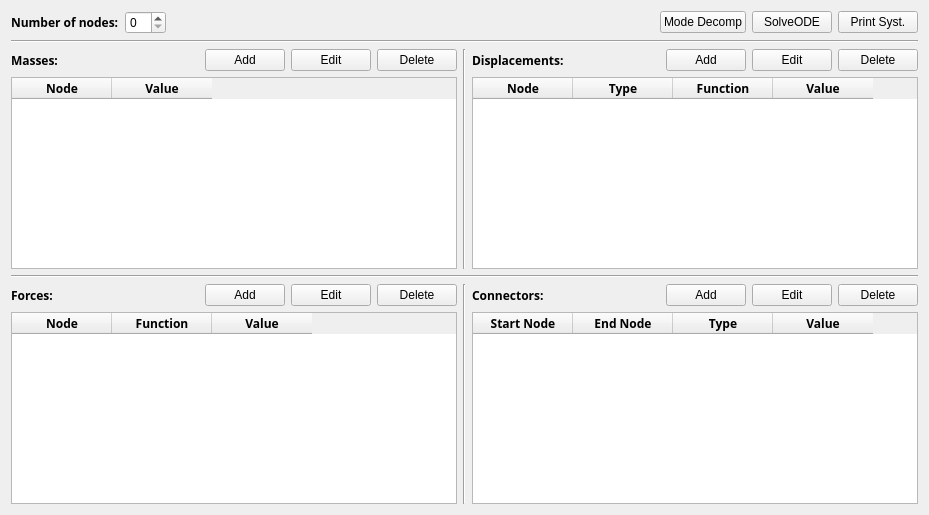
      <widget class="QWidget" name="tab">
       <attribute name="title">
        <string>System</string>
       </attribute>
       <layout class="QVBoxLayout" name="verticalLayout_7">
        <item>
         <layout class="QHBoxLayout" name="horizontalLayout_7">
          <item>
           <widget class="QLabel" name="label">
            <property name="font">
             <font>
              <family>Trebuchet MS</family>
              <weight>75</weight>
              <bold>true</bold>
             </font>
            </property>
            <property name="autoFillBackground">
             <bool>false</bool>
            </property>
            <property name="frameShadow">
             <enum>QFrame::Raised</enum>
            </property>
            <property name="text">
             <string>Number of nodes:</string>
            </property>
           </widget>
          </item>
          <item>
           <widget class="QSpinBox" name="nodes_spinBox">
            <property name="sizePolicy">
             <sizepolicy hsizetype="Minimum" vsizetype="Fixed">
              <horstretch>1</horstretch>
              <verstretch>0</verstretch>
             </sizepolicy>
            </property>
           </widget>
          </item>
          <item>
           <spacer name="horizontalSpacer_3">
            <property name="orientation">
             <enum>Qt::Horizontal</enum>
            </property>
            <property name="sizeHint" stdset="0">
             <size>
              <width>488</width>
              <height>20</height>
             </size>
            </property>
           </spacer>
          </item>
          <item>
           <widget class="QPushButton" name="modeDecomp">
            <property name="text">
             <string>Mode Decomp</string>
            </property>
           </widget>
          </item>
          <item>
           <widget class="QPushButton" name="testODE">
            <property name="text">
             <string>SolveODE</string>
            </property>
           </widget>
          </item>
          <item>
           <widget class="QPushButton" name="printSyst">
            <property name="text">
             <string>Print Syst.</string>
            </property>
           </widget>
          </item>
         </layout>
        </item>
        <item>
         <widget class="Line" name="line_4">
          <property name="orientation">
           <enum>Qt::Horizontal</enum>
          </property>
         </widget>
        </item>
        <item>
         <layout class="QVBoxLayout" name="verticalLayout_6">
          <item>
           <layout class="QHBoxLayout" name="horizontalLayout_4">
            <item>
             <layout class="QVBoxLayout" name="verticalLayout">
              <item>
               <layout class="QHBoxLayout" name="horizontalLayout_6">
                <item>
                 <widget class="QLabel" name="label_3">
                  <property name="font">
                   <font>
                    <family>Trebuchet MS</family>
                    <weight>75</weight>
                    <bold>true</bold>
                   </font>
                  </property>
                  <property name="frameShadow">
                   <enum>QFrame::Plain</enum>
                  </property>
                  <property name="text">
                   <string>Masses:</string>
                  </property>
                 </widget>
                </item>
                <item>
                 <spacer name="horizontalSpacer_4">
                  <property name="orientation">
                   <enum>Qt::Horizontal</enum>
                  </property>
                  <property name="sizeHint" stdset="0">
                   <size>
                    <width>28</width>
                    <height>20</height>
                   </size>
                  </property>
                 </spacer>
                </item>
                <item>
                 <widget class="QPushButton" name="MassAddButton">
                  <property name="text">
                   <string>Add</string>
                  </property>
                 </widget>
                </item>
                <item>
                 <widget class="QPushButton" name="MassEditButton">
                  <property name="focusPolicy">
                   <enum>Qt::NoFocus</enum>
                  </property>
                  <property name="text">
                   <string>Edit</string>
                  </property>
                 </widget>
                </item>
                <item>
                 <widget class="QPushButton" name="MassDeleteButton">
                  <property name="focusPolicy">
                   <enum>Qt::NoFocus</enum>
                  </property>
                  <property name="text">
                   <string>Delete</string>
                  </property>
                 </widget>
                </item>
               </layout>
              </item>
              <item>
               <widget class="QTableWidget" name="MassTable">
                <property name="sizePolicy">
                 <sizepolicy hsizetype="Expanding" vsizetype="Expanding">
                  <horstretch>0</horstretch>
                  <verstretch>0</verstretch>
                 </sizepolicy>
                </property>
                <property name="font">
                 <font>
                  <family>Sans Serif</family>
                  <pointsize>9</pointsize>
                  <weight>75</weight>
                  <bold>true</bold>
                 </font>
                </property>
                <attribute name="horizontalHeaderStretchLastSection">
                 <bool>false</bool>
                </attribute>
                <attribute name="verticalHeaderVisible">
                 <bool>false</bool>
                </attribute>
                <column>
                 <property name="text">
                  <string>Node</string>
                 </property>
                </column>
                <column>
                 <property name="text">
                  <string>Value</string>
                 </property>
                </column>
               </widget>
              </item>
             </layout>
            </item>
            <item>
             <widget class="Line" name="line">
              <property name="orientation">
               <enum>Qt::Vertical</enum>
              </property>
             </widget>
            </item>
            <item>
             <layout class="QVBoxLayout" name="verticalLayout_2">
              <item>
               <layout class="QHBoxLayout" name="horizontalLayout_3">
                <item>
                 <widget class="QLabel" name="label_4">
                  <property name="font">
                   <font>
                    <family>Trebuchet MS</family>
                    <weight>75</weight>
                    <bold>true</bold>
                   </font>
                  </property>
                  <property name="text">
                   <string>Displacements:</string>
                  </property>
                 </widget>
                </item>
                <item>
                 <spacer name="horizontalSpacer">
                  <property name="orientation">
                   <enum>Qt::Horizontal</enum>
                  </property>
                  <property name="sizeHint" stdset="0">
                   <size>
                    <width>40</width>
                    <height>20</height>
                   </size>
                  </property>
                 </spacer>
                </item>
                <item>
                 <widget class="QPushButton" name="DispAddButton">
                  <property name="text">
                   <string>Add</string>
                  </property>
                 </widget>
                </item>
                <item>
                 <widget class="QPushButton" name="DispEditButton">
                  <property name="focusPolicy">
                   <enum>Qt::NoFocus</enum>
                  </property>
                  <property name="text">
                   <string>Edit</string>
                  </property>
                 </widget>
                </item>
                <item>
                 <widget class="QPushButton" name="DispDelButton">
                  <property name="focusPolicy">
                   <enum>Qt::NoFocus</enum>
                  </property>
                  <property name="text">
                   <string>Delete</string>
                  </property>
                 </widget>
                </item>
               </layout>
              </item>
              <item>
               <widget class="QTableWidget" name="DispTable">
                <property name="font">
                 <font>
                  <family>Sans Serif</family>
                  <pointsize>9</pointsize>
                  <weight>75</weight>
                  <bold>true</bold>
                 </font>
                </property>
                <attribute name="verticalHeaderVisible">
                 <bool>false</bool>
                </attribute>
                <column>
                 <property name="text">
                  <string>Node</string>
                 </property>
                </column>
                <column>
                 <property name="text">
                  <string>Type</string>
                 </property>
                </column>
                <column>
                 <property name="text">
                  <string>Function</string>
                 </property>
                </column>
                <column>
                 <property name="text">
                  <string>Value</string>
                 </property>
                </column>
               </widget>
              </item>
             </layout>
            </item>
           </layout>
          </item>
          <item>
           <widget class="Line" name="line_3">
            <property name="orientation">
             <enum>Qt::Horizontal</enum>
            </property>
           </widget>
          </item>
          <item>
           <layout class="QHBoxLayout" name="horizontalLayout_5">
            <item>
             <layout class="QVBoxLayout" name="verticalLayout_4">
              <item>
               <layout class="QHBoxLayout" name="horizontalLayout">
                <item>
                 <widget class="QLabel" name="label_5">
                  <property name="font">
                   <font>
                    <family>Trebuchet MS</family>
                    <weight>75</weight>
                    <bold>true</bold>
                   </font>
                  </property>
                  <property name="frameShadow">
                   <enum>QFrame::Plain</enum>
                  </property>
                  <property name="text">
                   <string>Forces:</string>
                  </property>
                 </widget>
                </item>
                <item>
                 <spacer name="horizontalSpacer_5">
                  <property name="orientation">
                   <enum>Qt::Horizontal</enum>
                  </property>
                  <property name="sizeHint" stdset="0">
                   <size>
                    <width>40</width>
                    <height>20</height>
                   </size>
                  </property>
                 </spacer>
                </item>
                <item>
                 <widget class="QPushButton" name="ForceAddButton">
                  <property name="focusPolicy">
                   <enum>Qt::NoFocus</enum>
                  </property>
                  <property name="text">
                   <string>Add</string>
                  </property>
                 </widget>
                </item>
                <item>
                 <widget class="QPushButton" name="ForceEditButton">
                  <property name="focusPolicy">
                   <enum>Qt::NoFocus</enum>
                  </property>
                  <property name="text">
                   <string>Edit</string>
                  </property>
                 </widget>
                </item>
                <item>
                 <widget class="QPushButton" name="ForceDeleteButton">
                  <property name="focusPolicy">
                   <enum>Qt::NoFocus</enum>
                  </property>
                  <property name="text">
                   <string>Delete</string>
                  </property>
                 </widget>
                </item>
               </layout>
              </item>
              <item>
               <widget class="QTableWidget" name="ForceTable">
                <property name="font">
                 <font>
                  <family>Sans Serif</family>
                  <pointsize>9</pointsize>
                  <weight>75</weight>
                  <bold>true</bold>
                 </font>
                </property>
                <attribute name="verticalHeaderVisible">
                 <bool>false</bool>
                </attribute>
                <column>
                 <property name="text">
                  <string>Node</string>
                 </property>
                </column>
                <column>
                 <property name="text">
                  <string>Function</string>
                 </property>
                </column>
                <column>
                 <property name="text">
                  <string>Value</string>
                 </property>
                </column>
               </widget>
              </item>
             </layout>
            </item>
            <item>
             <widget class="Line" name="line_2">
              <property name="orientation">
               <enum>Qt::Vertical</enum>
              </property>
             </widget>
            </item>
            <item>
             <layout class="QVBoxLayout" name="verticalLayout_3">
              <item>
               <layout class="QHBoxLayout" name="horizontalLayout_2">
                <item>
                 <widget class="QLabel" name="label_2">
                  <property name="font">
                   <font>
                    <family>Trebuchet MS</family>
                    <weight>75</weight>
                    <bold>true</bold>
                   </font>
                  </property>
                  <property name="text">
                   <string>Connectors:</string>
                  </property>
                 </widget>
                </item>
                <item>
                 <spacer name="horizontalSpacer_2">
                  <property name="orientation">
                   <enum>Qt::Horizontal</enum>
                  </property>
                  <property name="sizeHint" stdset="0">
                   <size>
                    <width>58</width>
                    <height>20</height>
                   </size>
                  </property>
                 </spacer>
                </item>
                <item>
                 <widget class="QPushButton" name="ConnAddButton">
                  <property name="focusPolicy">
                   <enum>Qt::NoFocus</enum>
                  </property>
                  <property name="text">
                   <string>Add</string>
                  </property>
                 </widget>
                </item>
                <item>
                 <widget class="QPushButton" name="ConnEditButton">
                  <property name="focusPolicy">
                   <enum>Qt::NoFocus</enum>
                  </property>
                  <property name="text">
                   <string>Edit</string>
                  </property>
                 </widget>
                </item>
                <item>
                 <widget class="QPushButton" name="ConnDelButton">
                  <property name="sizePolicy">
                   <sizepolicy hsizetype="Minimum" vsizetype="Fixed">
                    <horstretch>0</horstretch>
                    <verstretch>0</verstretch>
                   </sizepolicy>
                  </property>
                  <property name="focusPolicy">
                   <enum>Qt::NoFocus</enum>
                  </property>
                  <property name="text">
                   <string>Delete</string>
                  </property>
                 </widget>
                </item>
               </layout>
              </item>
              <item>
               <widget class="QTableWidget" name="ConnTable">
                <property name="font">
                 <font>
                  <family>Sans Serif</family>
                  <pointsize>9</pointsize>
                  <weight>75</weight>
                  <bold>true</bold>
                 </font>
                </property>
                <property name="focusPolicy">
                 <enum>Qt::WheelFocus</enum>
                </property>
                <attribute name="verticalHeaderVisible">
                 <bool>false</bool>
                </attribute>
                <column>
                 <property name="text">
                  <string>Start Node</string>
                 </property>
                </column>
                <column>
                 <property name="text">
                  <string>End Node</string>
                 </property>
                </column>
                <column>
                 <property name="text">
                  <string>Type</string>
                 </property>
                </column>
                <column>
                 <property name="text">
                  <string>Value</string>
                 </property>
                </column>
               </widget>
              </item>
             </layout>
            </item>
           </layout>
          </item>
         </layout>
        </item>
       </layout>
      </widget>
